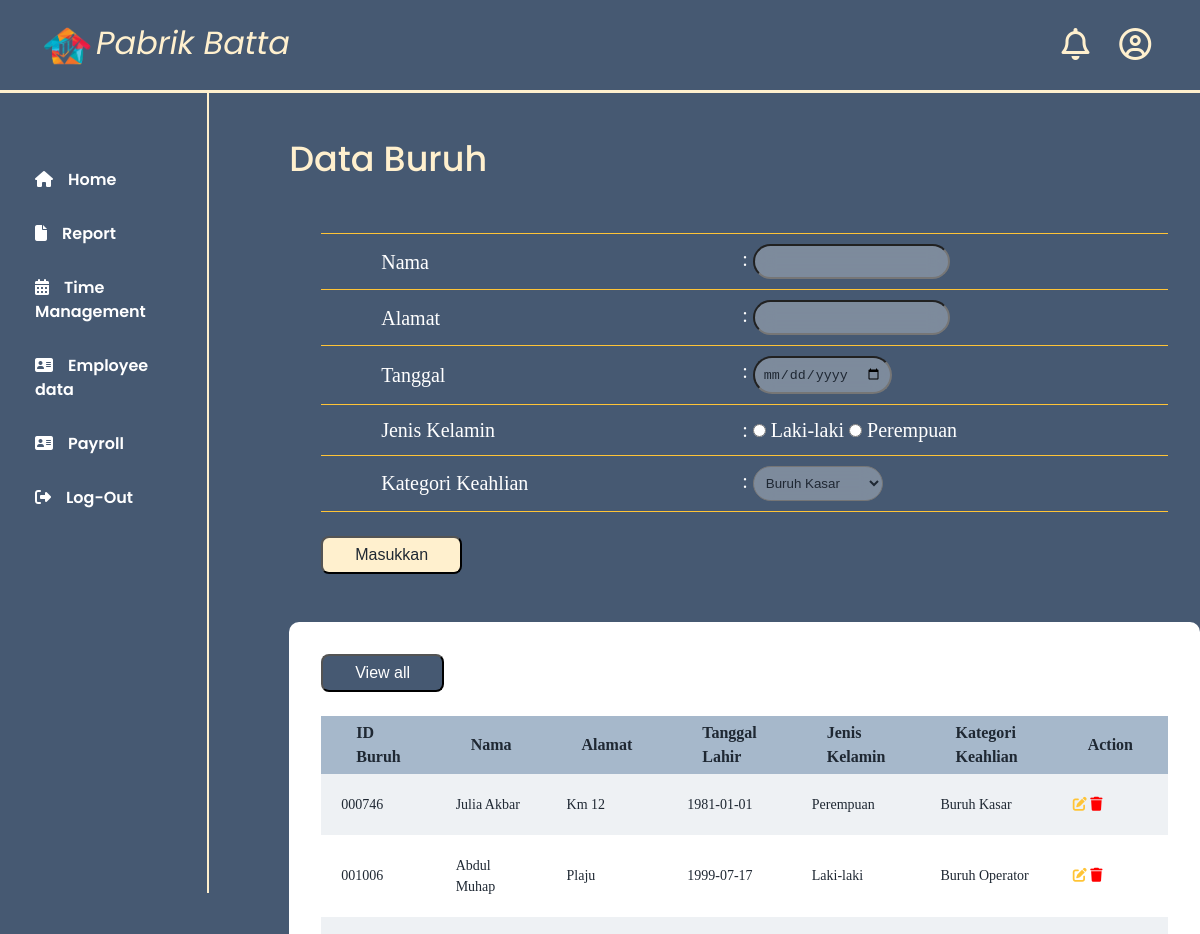
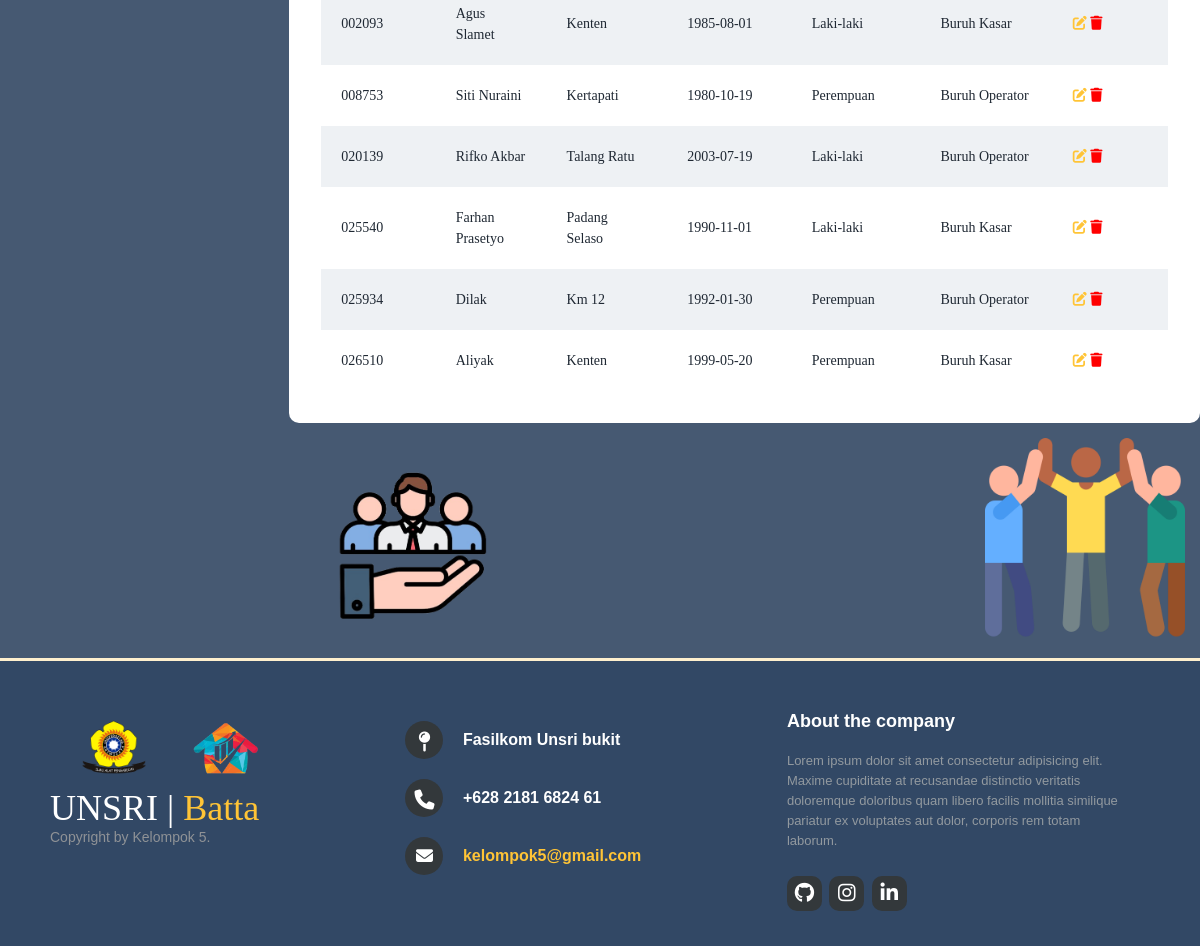
The page /Employee.php on the database its author committed (2 pictures, top to bottom).
### tables this page shows
CREATE TABLE `tb_buruh` (
  `id_buruh` varchar(20) NOT NULL,
  `Nama` varchar(100) NOT NULL,
  `Alamat` varchar(100) NOT NULL,
  `Jenis_Kelamin` varchar(100) NOT NULL,
  `Tanggal_Lahir` date NOT NULL,
  `Kategori_Keahlian` varchar(100) NOT NULL
);

### Employee.php (the view, shortened to what this page needs)
<!DOCTYPE html>
<html lang="en">
<head>
    <link rel="stylesheet" href="Assets/css/style.css">
</head>
<body>
    <div class="header">
        <header class="header-top">
            <div href="#" class="logo">
                <img src="Assets/images/Logo.png" width="60"><a href="#">Pabrik Batta</a>
            </div>
            <div class="navbar-btn">
                <a href="#home" class="active"><i class="fa-regular fa-bell fa-2xl"></i></a>
                <a href="Login-page.html" class="active"><i class="fa-regular fa-circle-user fa-2xl"></i></a>
            </div>
        </header>
    </div>
    <div class="container">
        <div class="sidebar">
            <ul class="nav">
                <li><a href="Home-page.html"><i class="fa fa-home"></i>Home</a></li>
                <li><a href="Report.php"><i class="fa fa-file"></i>Report</a></li>
                <li><a href="Time-Management.php"><i class="fa fa-calendar-days"></i>Time Management</a></li>
                <li><a href="Employee.php"><i class="fa fa-address-card"></i>Employee data</a></li>
                <li><a href="Payroll.php"><i class="fa fa-address-card"></i>Payroll</a></li>
                <li><a href="#"><i class="fa fa-right-from-bracket"></i>Log-Out</a></li>
            </ul>
        </div>
        <section class="hero" id="home">
            <div class="report">
                <h2>Data Buruh</h2>
                <div class="tabular--wrapper1">
                    <div class="table-container1">
                            <form action="Employee.php" method="POST">
                                    <table>
                                        <tbody class="form">
                                            <tr class="form-1">
                                                <td class="form-1"><label for="nama">Nama</label></td>
                                                <td class="form-1"> : <input type="text" id="nama" name="nama" required /></td>
                                            </tr>
                                            <tr class="form-1">
                                                <td class="form-1"><label for="alamat">Alamat</label></td>
                                                <td class="form-1"> : <input type="text" id="alamat" name="alamat" required /></td>
                                            </tr>
                                            <tr class="form-1">
                                                <td class="form-1"><label for="tanggal">Tanggal</label></td>
                                                <td class="form-1"> : <input type="date" id="tanggal" name="tanggal" required></td>
                                            </tr>
                                            <tr class="form-1">
                                                <td class="form-1"><label>Jenis Kelamin</label></td>
                                                <td class="form-1"> :
                                                    <input type="radio" id="laki_laki" name="jenis_kelamin" value="Laki-laki" required>
                                                    <label for="laki_laki">Laki-laki</label>
                                                    <input type="radio" id="perempuan" name="jenis_kelamin" value="Perempuan" required>
                                                    <label for="perempuan">Perempuan</label>
                                                </td>
                                            </tr>
                                            <tr class="form-1">
                                                <td class="form-1"><label for="kategori_keahlian">Kategori Keahlian</label></td>
                                                <td class="form-1"> :
                                                    <select id="kategori_keahlian" name="kategori_keahlian">
                                                        <option value="Buruh Kasar">Buruh Kasar</option>
                                                    </select>
                                                </td>
                                            </tr>
                                        </tbody>
                                    </table>
                                <button type="submit" class="input">Masukkan</button>
                            </form>
                        </div>
                    </div>
                    <?php
                        include 'connect.php';
                        $sql_select_buruh = "SELECT * FROM tb_buruh";
                        $result_buruh = $conn->query($sql_select_buruh);
                        if ($result_buruh) {
                            echo '<div class="tabular--wrapper">
                                    <div class="table-container">
                                        <button class="view">View all</button>
                                        <table>
                                            <thead>
                                                <tr>
                                                    <th>ID Buruh</th>
                                                    <th>Nama</th>
                                                    <th>Alamat</th>
                                                    <th>Tanggal Lahir</th>
                                                    <th>Jenis Kelamin</th>
                                                    <th>Kategori Keahlian</th>
                                                    <th>Action</th>
                                                </tr>
                                            </thead>
                                            <tbody>';
                            while ($row_buruh = $result_buruh->fetch_assoc()) {
                                echo '<tr>
                                        <td>' . $row_buruh['id_buruh'] . '</td>
                                        <td>' . $row_buruh['Nama'] . '</td>
                                        <td>' . $row_buruh['Alamat'] . '</td>
                                        <td>' . $row_buruh['Tanggal_Lahir'] . '</td>
                                        <td>' . $row_buruh['Jenis_Kelamin'] . '</td>
                                        <td>' . $row_buruh['Kategori_Keahlian'] . '</td>
                                        <td>
                                            <a href="#" class="tb-edit" data-id="' . $row_buruh['id_buruh'] . '"><i class="fa-solid fa-pen-to-square"></i></a>
                                            <a href="#" class="tb-hapus" data-id="' . $row_buruh['id_buruh'] . '"><i class="fa-solid fa-trash"></i></a>
                                        </td>
                                    </tr>';
                            }
                            echo '</tbody>
                                </table>
                            </div>
                        </div>';
                        } else {
                            echo "Error: " . $conn->error;
                        }
                        ?>
                <div class="images"><img src="Assets/images/Gmbr3.png" width="200">
                    <img src="Assets/images/teamwork.png" width="200">
                </div>
            </div>
        </section>
    </div>
    <footer class="footer-distributed">
        <div class="footer-left">
            <img class="Unsri" src="Assets/images/UnsriLogo.png">
            <img class="PB" src="Assets/images/Logo.png">
            <h3>UNSRI | <span> Batta</span></h3>
            <p class="footer-company-name">Copyright by Kelompok 5.</p>
        </div>
        <div class="footer-center">
            <div>
                <i class="fa fa-map-pin"></i>
                <p>Fasilkom Unsri bukit</p>
            </div>
            <div>
                <i class="fa fa-phone"></i>
                <p>+628 2181 6824 61</p>
            </div>
            <div>
                <i class="fa fa-envelope"></i>
                <p><a href="mailto:kelompok5@gmail.com">kelompok5@gmail.com</a></p>
            </div>
        </div>
        <div class="footer-right">
            <p class="footer-company-about">
                <span>About the company</span>
                Lorem ipsum dolor sit amet consectetur adipisicing elit. Maxime cupiditate at recusandae distinctio
                veritatis doloremque doloribus quam libero facilis mollitia similique pariatur ex voluptates aut dolor,
                corporis rem totam laborum.
            </p>
            <div class="footer-icons">
                <a href="https://github.com/rifko19?tab=repositories"><i class="fa fa-github"></i></a>
                <a href="#"><i class="fa fa-instagram"></i></a>
                <a href="#"><i class="fa fa-linkedin"></i></a>
            </div>
        </div>
    </footer>
</body>
</html>

### rows shown on the page
tb_buruh: id_buruh "000746", Nama "Julia Akbar", Alamat "Km 12", Tanggal_Lahir "1981-01-01", Jenis_Kelamin "Perempuan", Kategori_Keahlian "Buruh Kasar"
tb_buruh: id_buruh "001006", Nama "Abdul Muhap", Alamat "Plaju", Tanggal_Lahir "1999-07-17", Jenis_Kelamin "Laki-laki", Kategori_Keahlian "Buruh Operator"
tb_buruh: id_buruh "002093", Nama "Agus Slamet", Alamat "Kenten", Tanggal_Lahir "1985-08-01", Jenis_Kelamin "Laki-laki", Kategori_Keahlian "Buruh Kasar"
tb_buruh: id_buruh "008753", Nama "Siti Nuraini", Alamat "Kertapati", Tanggal_Lahir "1980-10-19", Jenis_Kelamin "Perempuan", Kategori_Keahlian "Buruh Operator"
tb_buruh: id_buruh "020139", Nama "Rifko Akbar", Alamat "Talang Ratu", Tanggal_Lahir "2003-07-19", Jenis_Kelamin "Laki-laki", Kategori_Keahlian "Buruh Operator"
tb_buruh: id_buruh "025540", Nama "Farhan Prasetyo", Alamat "Padang Selaso", Tanggal_Lahir "1990-11-01", Jenis_Kelamin "Laki-laki", Kategori_Keahlian "Buruh Kasar"
tb_buruh: id_buruh "025934", Nama "Dilak", Alamat "Km 12", Tanggal_Lahir "1992-01-30", Jenis_Kelamin "Perempuan", Kategori_Keahlian "Buruh Operator"
tb_buruh: id_buruh "026510", Nama "Aliyak", Alamat "Kenten", Tanggal_Lahir "1999-05-20", Jenis_Kelamin "Perempuan", Kategori_Keahlian "Buruh Kasar"
